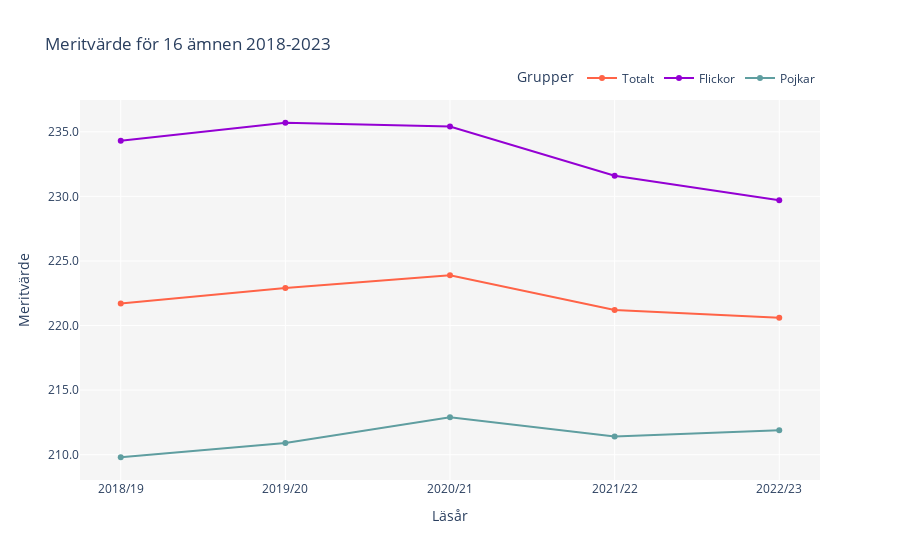

The notebook cell saved with this chart:
### Markdown cell above
## b.)

- Mostly the same as the plot above except this chart visualize the average merit scores for 16 subjects from 2018 to 2023, separated by total, girls, and boys.

### Code cell
df_focused_merit = df_betyg_T1b.iloc[:5, [0, 1, 2, 3]].copy()

df_focused_merit.columns = ['Läsår', 'Totalt', 'Flickor', 'Pojkar']

fig = px.line(df_focused_merit, x='Läsår', y=['Totalt', 'Flickor', 'Pojkar'], 
              title="Meritvärde för 16 ämnen 2018-2023",
              labels={"value": "Antal", "variable": "Grupp"},
              markers=True, 
              color_discrete_map={ 
                  'Totalt': 'tomato',  
                  'Flickor': 'darkviolet',  
                  'Pojkar': 'cadetblue'  
              })
fig.update_layout(yaxis_tickformat = '.1f', 
                  xaxis_title="Läsår", 
                  yaxis_title="Meritvärde", 
                  legend=dict(title="Grupper",orientation="h",yanchor="bottom",y=1.02,xanchor="right",x=1), 
                  paper_bgcolor="white", plot_bgcolor="whitesmoke")
fig.write_html("../Labb2/Visualiseringar/Uppgift_1_b_Meritvärde_16_ämnen.html")
fig.show()

### Figure 1 — Plotly figure (JSON) as saved in the notebook; plotly's stock layout.template omitted (floating-point values rounded to 4 significant figures)
{"data": [{"hovertemplate": "Grupp=Totalt<br>Läsår=%{x}<br>Antal=%{y}<extra></extra>", "legendgroup": "Totalt", "line": {"color": "tomato", "dash": "solid"}, "marker": {"symbol": "circle"}, "mode": "lines+markers", "name": "Totalt", "orientation": "v", "showlegend": true, "type": "scatter", "x": ["2018/19", "2019/20", "2020/21", "2021/22", "2022/23"], "xaxis": "x", "y": [221.7, 222.9, 223.9, 221.2, 220.6], "yaxis": "y"}, {"hovertemplate": "Grupp=Flickor<br>Läsår=%{x}<br>Antal=%{y}<extra></extra>", "legendgroup": "Flickor", "line": {"color": "darkviolet", "dash": "solid"}, "marker": {"symbol": "circle"}, "mode": "lines+markers", "name": "Flickor", "orientation": "v", "showlegend": true, "type": "scatter", "x": ["2018/19", "2019/20", "2020/21", "2021/22", "2022/23"], "xaxis": "x", "y": [234.3, 235.7, 235.4, 231.6, 229.7], "yaxis": "y"}, {"hovertemplate": "Grupp=Pojkar<br>Läsår=%{x}<br>Antal=%{y}<extra></extra>", "legendgroup": "Pojkar", "line": {"color": "cadetblue", "dash": "solid"}, "marker": {"symbol": "circle"}, "mode": "lines+markers", "name": "Pojkar", "orientation": "v", "showlegend": true, "type": "scatter", "x": ["2018/19", "2019/20", "2020/21", "2021/22", "2022/23"], "xaxis": "x", "y": [209.8, 210.9, 212.9, 211.4, 211.9], "yaxis": "y"}], "layout": {"legend": {"orientation": "h", "title": {"text": "Grupper"}, "tracegroupgap": 0, "x": 1, "xanchor": "right", "y": 1.02, "yanchor": "bottom"}, "paper_bgcolor": "white", "plot_bgcolor": "whitesmoke", "title": {"text": "Meritvärde för 16 ämnen 2018-2023"}, "xaxis": {"anchor": "y", "domain": [0, 1], "title": {"text": "Läsår"}}, "yaxis": {"anchor": "x", "domain": [0, 1], "tickformat": ".1f", "title": {"text": "Meritvärde"}}}}
